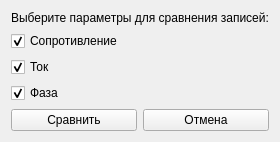
<?xml version="1.0" encoding="UTF-8"?>
<ui version="4.0">
 <class>Form</class>
 <widget class="QWidget" name="Form">
  <property name="geometry">
   <rect>
    <x>0</x>
    <y>0</y>
    <width>276</width>
    <height>137</height>
   </rect>
  </property>
  <property name="windowTitle">
   <string>Form</string>
  </property>
  <layout class="QVBoxLayout" name="verticalLayout">
   <item>
    <widget class="QLabel" name="label">
     <property name="text">
      <string>Выберите параметры для сравнения записей:</string>
     </property>
    </widget>
   </item>
   <item>
    <widget class="QCheckBox" name="resistance_checkbox">
     <property name="text">
      <string>Сопротивление</string>
     </property>
     <property name="checked">
      <bool>true</bool>
     </property>
    </widget>
   </item>
   <item>
    <widget class="QCheckBox" name="amperage_checkbox">
     <property name="text">
      <string>Ток</string>
     </property>
     <property name="checked">
      <bool>true</bool>
     </property>
    </widget>
   </item>
   <item>
    <widget class="QCheckBox" name="phase_checkbox">
     <property name="text">
      <string>Фаза</string>
     </property>
     <property name="checked">
      <bool>true</bool>
     </property>
    </widget>
   </item>
   <item>
    <spacer name="verticalSpacer">
     <property name="orientation">
      <enum>Qt::Vertical</enum>
     </property>
     <property name="sizeHint" stdset="0">
      <size>
       <width>20</width>
       <height>40</height>
      </size>
     </property>
    </spacer>
   </item>
   <item>
    <layout class="QHBoxLayout" name="horizontalLayout_2">
     <item>
      <widget class="QPushButton" name="accept_button">
       <property name="text">
        <string>Сравнить</string>
       </property>
      </widget>
     </item>
     <item>
      <widget class="QPushButton" name="cancel_button">
       <property name="text">
        <string>Отмена</string>
       </property>
      </widget>
     </item>
    </layout>
   </item>
  </layout>
 </widget>
 <resources/>
 <connections/>
</ui>
